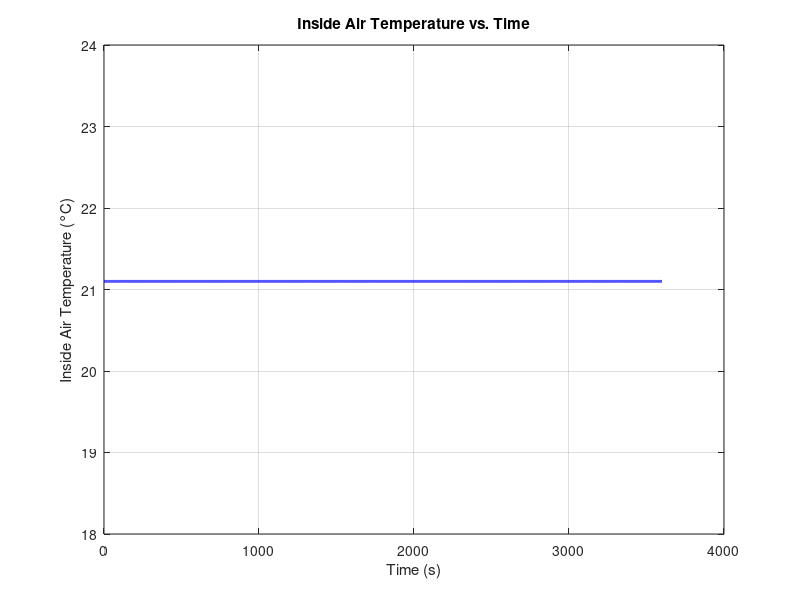

The MATLAB script that drew this image:
clear; clear all;
% Set up problem
air_int.T = 21.1; % Initial inside air temperature (C)
h_e_inf = 50; % Heat transfer coefficient on the exterior side (W/m^2K)
concrete.k = 2.25; % Thermal conductivity of concrete (W/m-K)
concrete.t = 0.1524;% Thickness of concrete part of wall (m)
pcm.k = 0.12; % Thermal conductivity of PCM (W/m-K)
pcm.t = 0.0254; % Thickness of PCM layer (m)
A_wall = 96.39*10; % Surface area of wall (m^2)
q_gen = 100000000; % Due to servers (W)

time_steps =3600;  % Total number of time steps
dt = 1;% Time step (s)

concrete.R = concrete.t/(A_wall*concrete.k);
pcm.R = pcm.t/(A_wall*pcm.k);
air_int.h = 20; % W/m^2-K estimated through common heat transfer coefficients
air_ext.h = 10; % W/m^2-K
air_int.R = 1/(A_wall*air_int.h);
air_ext.R = 1/(A_wall*air_ext.h);
R_wall = concrete.t/(concrete.k*A_wall);


time = 0:dt:time_steps;
T_wall_int = zeros(length(time),1);
T_air_int = zeros(length(time),1);
air_ext.T = linspace(26,32,length(time));     % Outside air temperature (C)
T_wall_ext =28; % External wall temperature (C). This is another assumed value to keep 

%iterate
for i = 1:length(time)
    q_conv_i= q_gen/(4*A_wall); %Internal convective heat transfer rate
    q_conv_ext = (T_wall_ext-air_ext.T(i))/air_ext.R; % external convective heat transfer rate
    q_cond_wall = (T_wall_ext-T_wall_int(i))/R_wall; % Heat conduction through wall
    
    T_wall_int(i) = air_int.R*q_conv_i+air_int.T;
    T_air_int(i) = T_wall_int(i)-(q_conv_i*dt)*air_int.R; %This term should be making the internal temperature change
    
    T_wall_int(i+1) = T_wall_int(i)+dt*(q_conv_i-q_cond_wall);
end

% Plot
figure;
plot(time, T_air_int, 'b-', 'LineWidth', 2);
xlabel('Time (s)');
ylabel('Inside Air Temperature (°C)');
title('Inside Air Temperature vs. Time');
grid on;